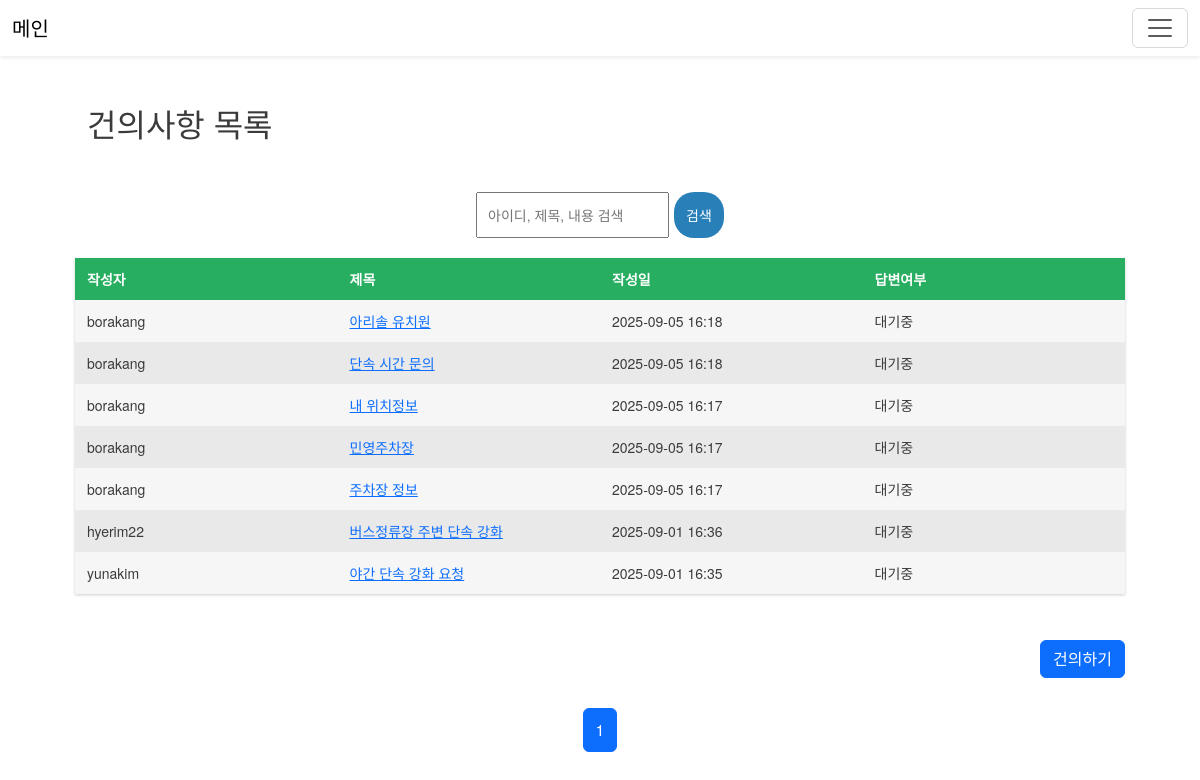
Screenshot of /accounts/suggestions/ (signed in) with the database file from the repository.
### accounts/models.py (models this page shows, shortened)
class Suggestion(models.Model):
    author = models.ForeignKey(settings.AUTH_USER_MODEL, on_delete=models.CASCADE)
    title = models.CharField(max_length=200)
    content = models.TextField()
    created_at = models.DateTimeField(auto_now_add=True)

class CustomUser(AbstractUser):
    email = models.EmailField(blank=True, null=True)
    phone = models.CharField(max_length=11)
    name = models.CharField(max_length=50)

### accounts/views.py (the view)
# urls.py: path('suggestions/', views.suggestion_list, name='suggestion_list'),
@login_required(login_url="/accounts/login/")
def suggestion_list(request):
    search = request.GET.get("search", "")
    if request.user.is_staff:
        suggestions = Suggestion.objects.select_related("reply").all().order_by("-created_at")
    else:
        suggestions = Suggestion.objects.select_related("reply").filter(author=request.user).order_by("-created_at")
    if search:
        suggestions = suggestions.filter(
            Q(title__icontains=search)  |
            Q(content__icontains=search) |
            Q(author__username__icontains=search)
        )
    paginator = Paginator(suggestions, 10)
    page_number = request.GET.get("page")
    page_obj = paginator.get_page(page_number)
    current_page = page_obj.number
    total_pages = paginator.num_pages
    start_page = max(current_page - 2, 1)
    end_page = min(current_page + 2, total_pages)
    if current_page < 3:
        page_range = range(1, min(total_pages + 1, 6))
    elif current_page > total_pages - 2:
        page_range = range(max(1, total_pages - 4), total_pages + 1)
    else:
        page_range = range(start_page, end_page + 1)
    return render(request, "accounts/suggestion_list.html", {
        "suggestions": page_obj,  # 목록
        "page_obj": page_obj,  # 기본 page_obj
        "page_range": page_range,  # 우리가 커스텀한 범위
        "search": search,
    })

### second/templates/accounts/suggestion_list.html (shortened to what this page needs)
{% extends 'base.html' %}
{% load static %}
{% block extra_css %}
<link rel="stylesheet" href="{% static 'css/admin_page.css' %}">
{% endblock %}
{% block content %}
<div class="as">
    <div class="container mt-5">
        <h2>건의사항 목록</h2>
    </div>
    <div class="search-wrapper">
        <form method="get" class="search-form">
            <input name="search" type="text" value="{{ search }}" placeholder="아이디, 제목, 내용 검색">
            <button class="btn11" type="submit">검색</button>
        </form>
    </div>
    <div id="table">
        <div class="row header green">
            <div class="cell">
                작성자
            </div>
            <div class="cell">
                제목
            </div>
            <div class="cell">
                작성일
            </div>
            <div class="cell">
                답변여부
            </div>
        </div>
        {% for suggestion in suggestions %}
        <div class="row">
            <div class="cell">{{ suggestion.author.username }}</div>
            <div class="cell">
                <a class="new-su" href="{% url 'suggestion_detail' suggestion.id %}">
                    {{ suggestion.title }}
                </a>
            </div>
            <div class="cell">{{ suggestion.created_at|date:"Y-m-d H:i" }}</div>
            <div class="cell">{% if suggestion.reply %} 답변완료 {% else %} 대기중 {% endif %}</div>
        </div>
        {% empty %}
        <div>
            등록된 건의사항이 없습니다.
        </div>
        {% endfor %}
    </div>
    <br>
    <div class="text-end mt-3">
        <a href="{% url 'suggestion_create' %}" class="btn btn-primary">건의하기</a>
    </div>
    <br>
    <nav aria-label="Page navigation">
        <ul class="pagination justify-content-center">
            {% for num in page_range %}
            {% if page_obj.number == num %}
            <li class="page-item active"><span class="page-link">{{ num }}</span></li>
            {% else %}
            <li class="page-item"><a class="page-link" href="?page={{ num }}&search={{ search }}">{{ num }}</a></li>
            {% endif %}
            {% endfor %}
        </ul>
    </nav>
</div>
{% endblock %}

### second/static/css/admin_page.css (style rules this page uses)
body { font-family: 'Helvetica Neue', Helvetica, Arial; font-size: 14px; line-height: 30px; font-weight: 400; color: #3b3b3b; -webkit-font-smoothing: antialiased; font-smoothing: antialiased; }
.as { margin: 20px auto; width: 1050px; }
#table { box-shadow: 0 1px 3px rgba(0, 0, 0, 0.2); display: table; }
.row { display: table-row; background: #f6f6f6; }
.row:nth-of-type(odd) { background: #e9e9e9; }
.row.header { font-weight: 900; color: #ffffff; background: #ea6153; }
.row.green { background: #27ae60; }
.cell { padding: 6px 12px; display: table-cell; width: 10%; text-align: left; vertical-align: middle; }
.search-wrapper { width: 100%; display: flex; justify-content: center; margin: 50px 0 20px; }
.search-form { display: flex; }
.search-form input { padding: 6px 10px; margin-right: 5px; }
.search-form button { padding: 6px 12px; }
.btn11 { border-radius: 20px; background-color: #2980b9; color: #ffffff; border: none; }

### second/templates/base.html (style rules this page uses)
input, input:focus { outline: none; box-shadow: none; }

### rows the page displays
Suggestion: author.username "borakang", title "아리솔 유치원", created_at "2025-09-05 16:18"
Suggestion: author.username "borakang", title "단속 시간 문의", created_at "2025-09-05 16:18"
Suggestion: author.username "borakang", title "내 위치정보", created_at "2025-09-05 16:17"
Suggestion: author.username "borakang", title "민영주차장", created_at "2025-09-05 16:17"
Suggestion: author.username "borakang", title "주차장 정보", created_at "2025-09-05 16:17"
Suggestion: author.username "hyerim22", title "버스정류장 주변 단속 강화", created_at "2025-09-01 16:36"
Suggestion: author.username "yunakim", title "야간 단속 강화 요청", created_at "2025-09-01 16:35"

### other values shown
{{ num }} "1"
